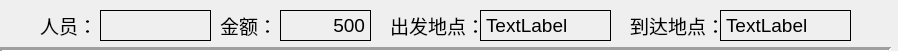
<?xml version="1.0" encoding="UTF-8"?>
<ui version="4.0">
 <class>personItem</class>
 <widget class="QWidget" name="personItem">
  <property name="geometry">
   <rect>
    <x>0</x>
    <y>0</y>
    <width>898</width>
    <height>51</height>
   </rect>
  </property>
  <property name="windowTitle">
   <string>Form</string>
  </property>
  <widget class="QLabel" name="departure">
   <property name="geometry">
    <rect>
     <x>480</x>
     <y>10</y>
     <width>131</width>
     <height>31</height>
    </rect>
   </property>
   <property name="font">
    <font>
     <pointsize>14</pointsize>
    </font>
   </property>
   <property name="frameShape">
    <enum>QFrame::Box</enum>
   </property>
   <property name="text">
    <string>TextLabel</string>
   </property>
  </widget>
  <widget class="QLabel" name="account">
   <property name="geometry">
    <rect>
     <x>280</x>
     <y>10</y>
     <width>91</width>
     <height>31</height>
    </rect>
   </property>
   <property name="font">
    <font>
     <pointsize>14</pointsize>
    </font>
   </property>
   <property name="frameShape">
    <enum>QFrame::Box</enum>
   </property>
   <property name="text">
    <string>500</string>
   </property>
   <property name="alignment">
    <set>Qt::AlignRight|Qt::AlignTrailing|Qt::AlignVCenter</set>
   </property>
  </widget>
  <widget class="QLabel" name="destination">
   <property name="geometry">
    <rect>
     <x>720</x>
     <y>10</y>
     <width>131</width>
     <height>31</height>
    </rect>
   </property>
   <property name="font">
    <font>
     <pointsize>14</pointsize>
    </font>
   </property>
   <property name="frameShape">
    <enum>QFrame::Box</enum>
   </property>
   <property name="text">
    <string>TextLabel</string>
   </property>
  </widget>
  <widget class="QLabel" name="label_3">
   <property name="geometry">
    <rect>
     <x>40</x>
     <y>10</y>
     <width>51</width>
     <height>31</height>
    </rect>
   </property>
   <property name="font">
    <font>
     <pointsize>14</pointsize>
    </font>
   </property>
   <property name="text">
    <string>人员：</string>
   </property>
  </widget>
  <widget class="QLabel" name="label_2">
   <property name="geometry">
    <rect>
     <x>220</x>
     <y>10</y>
     <width>51</width>
     <height>31</height>
    </rect>
   </property>
   <property name="font">
    <font>
     <pointsize>14</pointsize>
    </font>
   </property>
   <property name="text">
    <string>金额：</string>
   </property>
  </widget>
  <widget class="QLabel" name="personName">
   <property name="geometry">
    <rect>
     <x>100</x>
     <y>10</y>
     <width>111</width>
     <height>31</height>
    </rect>
   </property>
   <property name="font">
    <font>
     <pointsize>14</pointsize>
    </font>
   </property>
   <property name="frameShape">
    <enum>QFrame::Box</enum>
   </property>
   <property name="text">
    <string/>
   </property>
   <property name="alignment">
    <set>Qt::AlignRight|Qt::AlignTrailing|Qt::AlignVCenter</set>
   </property>
  </widget>
  <widget class="Line" name="line">
   <property name="geometry">
    <rect>
     <x>0</x>
     <y>40</y>
     <width>891</width>
     <height>20</height>
    </rect>
   </property>
   <property name="lineWidth">
    <number>3</number>
   </property>
   <property name="orientation">
    <enum>Qt::Horizontal</enum>
   </property>
  </widget>
  <widget class="QLabel" name="label">
   <property name="geometry">
    <rect>
     <x>390</x>
     <y>10</y>
     <width>91</width>
     <height>31</height>
    </rect>
   </property>
   <property name="font">
    <font>
     <pointsize>14</pointsize>
    </font>
   </property>
   <property name="text">
    <string>出发地点：</string>
   </property>
  </widget>
  <widget class="QLabel" name="label_4">
   <property name="geometry">
    <rect>
     <x>630</x>
     <y>10</y>
     <width>91</width>
     <height>31</height>
    </rect>
   </property>
   <property name="font">
    <font>
     <pointsize>14</pointsize>
    </font>
   </property>
   <property name="text">
    <string>到达地点：</string>
   </property>
  </widget>
 </widget>
 <resources/>
 <connections/>
</ui>
